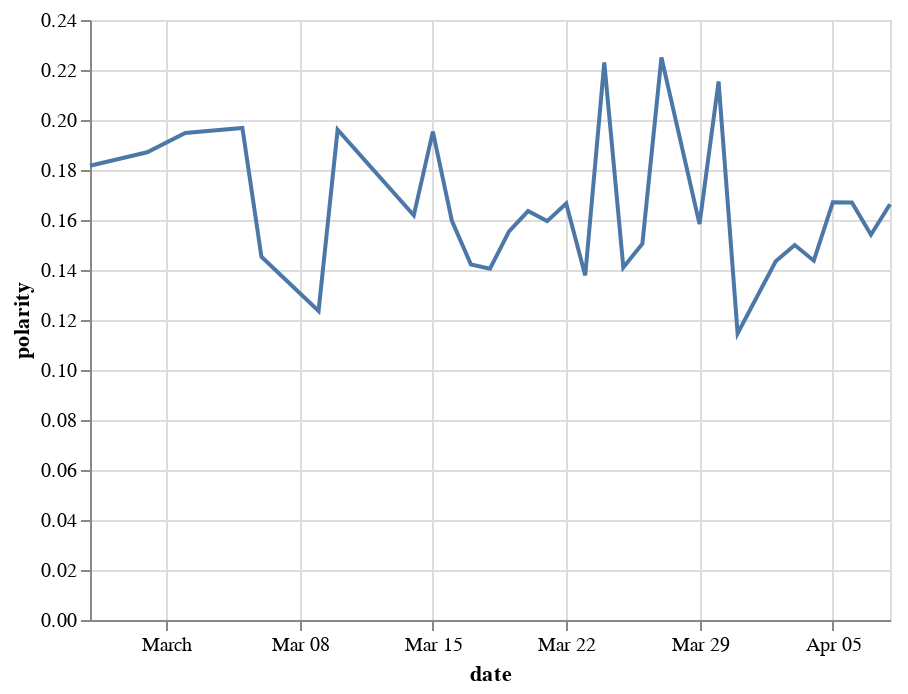

Notebook cell for this chart:
### Code cell
alt.Chart(df).mark_line().encode(
    x='date:T',
    y='polarity:Q'
)

### Figure 1 — Vega-Lite specification as saved in the notebook (floating-point values rounded to 4 significant figures)
{"config": {"view": {"continuousWidth": 400, "continuousHeight": 300}}, "data": {"name": "data-2d147c68e0d53930e2e7d7d487a192f0"}, "mark": "line", "encoding": {"x": {"type": "temporal", "field": "date"}, "y": {"type": "quantitative", "field": "polarity"}}, "$schema": "https://vega.github.io/schema/vega-lite/v4.0.2.json", "datasets": {"data-2d147c68e0d53930e2e7d7d487a192f0": [{"date": "2020-02-26", "polarity": 0.1817, "subjectivity": 0.4719}, {"date": "2020-02-29", "polarity": 0.1871, "subjectivity": 0.4251}, {"date": "2020-03-02", "polarity": 0.1948, "subjectivity": 0.3444}, {"date": "2020-03-05", "polarity": 0.1968, "subjectivity": 0.4194}, {"date": "2020-03-06", "polarity": 0.1453, "subjectivity": 0.4262}, {"date": "2020-03-09", "polarity": 0.1236, "subjectivity": 0.3438}, {"date": "2020-03-10", "polarity": 0.1961, "subjectivity": 0.4541}, {"date": "2020-03-14", "polarity": 0.1619, "subjectivity": 0.3885}, {"date": "2020-03-15", "polarity": 0.1954, "subjectivity": 0.4367}, {"date": "2020-03-16", "polarity": 0.1597, "subjectivity": 0.3636}, {"date": "2020-03-17", "polarity": 0.1422, "subjectivity": 0.384}, {"date": "2020-03-18", "polarity": 0.1405, "subjectivity": 0.3316}, {"date": "2020-03-19", "polarity": 0.1555, "subjectivity": 0.3958}, {"date": "2020-03-20", "polarity": 0.1636, "subjectivity": 0.4147}, {"date": "2020-03-21", "polarity": 0.1596, "subjectivity": 0.401}, {"date": "2020-03-22", "polarity": 0.1666, "subjectivity": 0.4509}, {"date": "2020-03-23", "polarity": 0.1378, "subjectivity": 0.421}, {"date": "2020-03-24", "polarity": 0.223, "subjectivity": 0.4779}, {"date": "2020-03-25", "polarity": 0.141, "subjectivity": 0.414}, {"date": "2020-03-26", "polarity": 0.1505, "subjectivity": 0.4291}, {"date": "2020-03-27", "polarity": 0.225, "subjectivity": 0.4914}, {"date": "2020-03-29", "polarity": 0.1584, "subjectivity": 0.4144}, {"date": "2020-03-30", "polarity": 0.2154, "subjectivity": 0.4602}, {"date": "2020-03-31", "polarity": 0.1146, "subjectivity": 0.4154}, {"date": "2020-04-02", "polarity": 0.1435, "subjectivity": 0.4055}, {"date": "2020-04-03", "polarity": 0.15, "subjectivity": 0.4075}, {"date": "2020-04-04", "polarity": 0.1437, "subjectivity": 0.4414}, {"date": "2020-04-05", "polarity": 0.1671, "subjectivity": 0.4047}, {"date": "2020-04-06", "polarity": 0.167, "subjectivity": 0.4366}, {"date": "2020-04-07", "polarity": 0.1541, "subjectivity": 0.4417}, {"date": "2020-04-08", "polarity": 0.1663, "subjectivity": 0.4236}]}}
